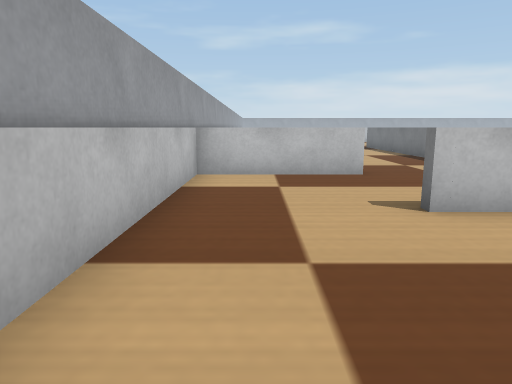
View 1 (above)

18 first-person views from a walk through a world built for the Webots simulator. The camera is 0.05 m above the floor, tilts 10° down and sees 70° across. The floor is counted in squares, 0.05 m on a side. Each view is taken from the middle of a square. On the plan, view 1 faces up. The plan holds only what a view shows up to about 13 squares ahead; the rest is blank. The place goes on beyond the plan. The robots in the file are not drawn. Webots' stock objects and surfaces are drawn as simple stand-ins.

View 2
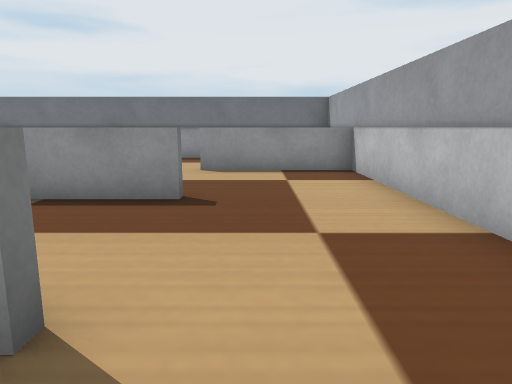

View 3
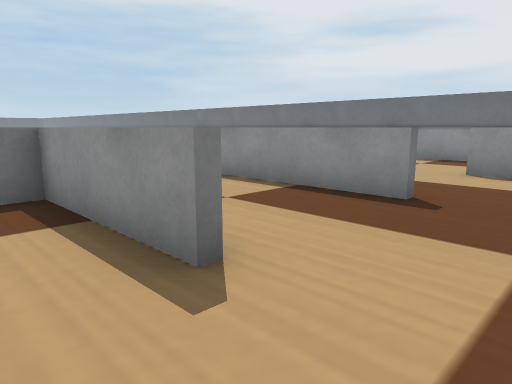

View 4
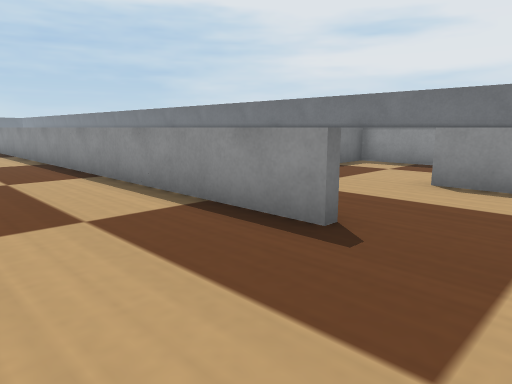

View 5
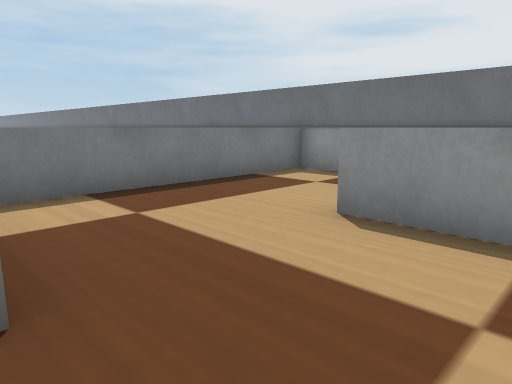

View 6
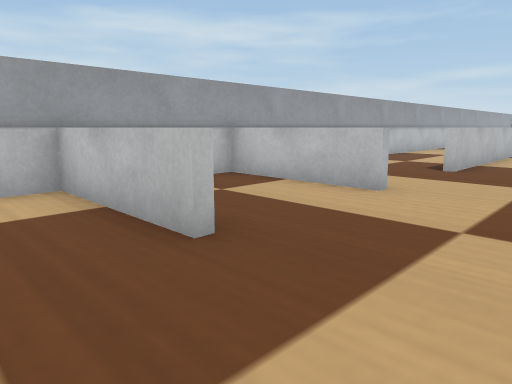

View 7
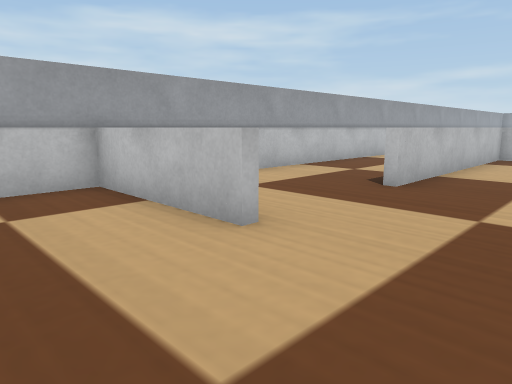

View 8
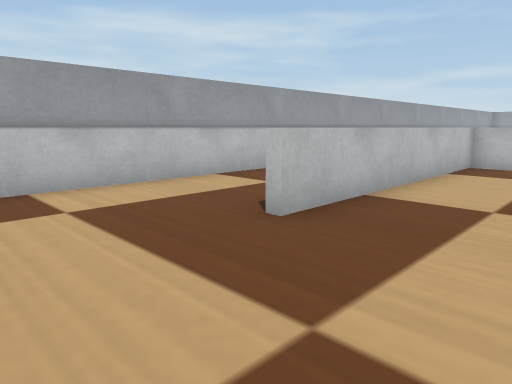

View 9
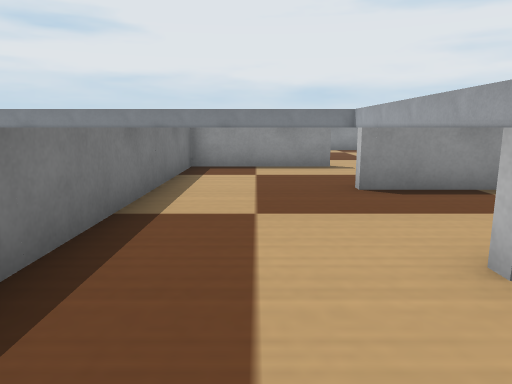

View 10
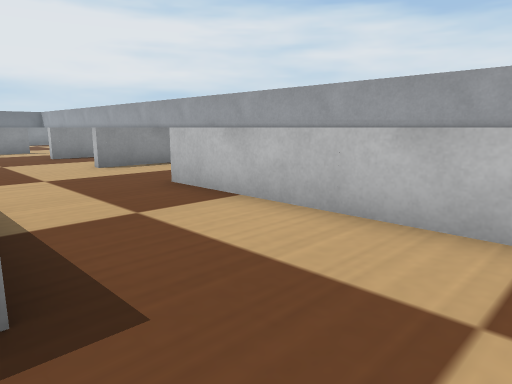

View 11
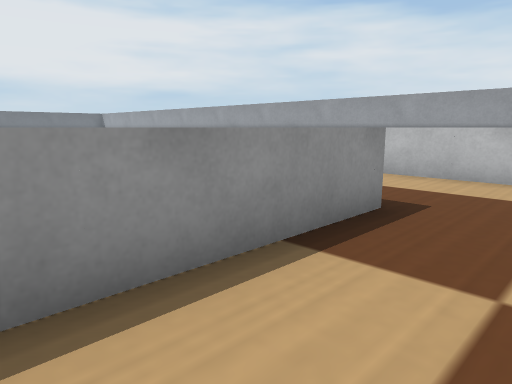

View 12
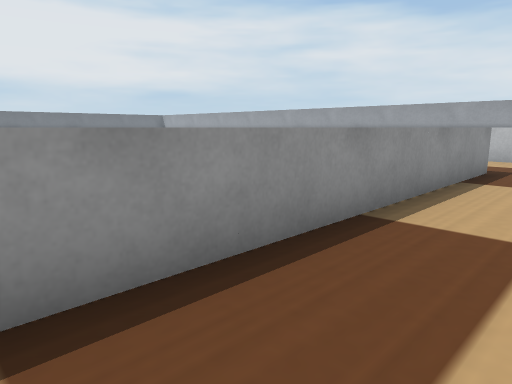

View 13
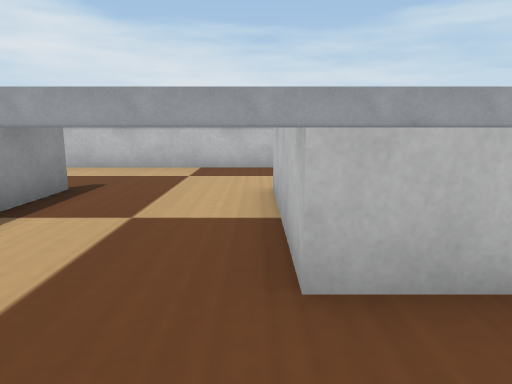

View 14
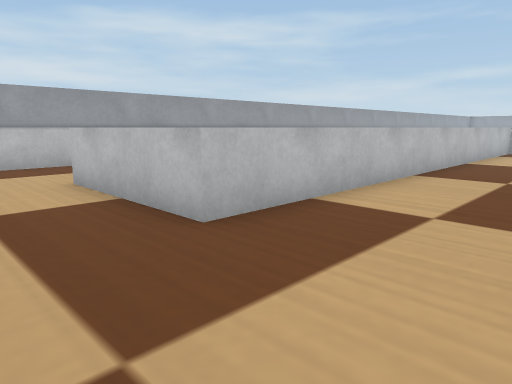

View 15
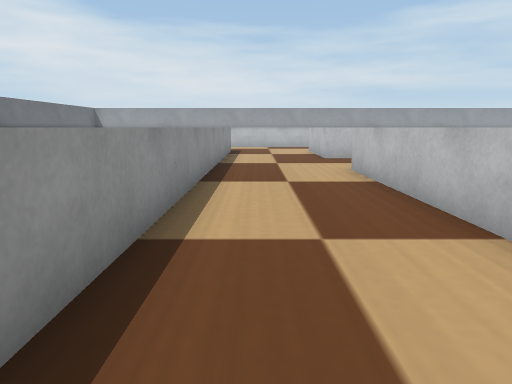

View 16
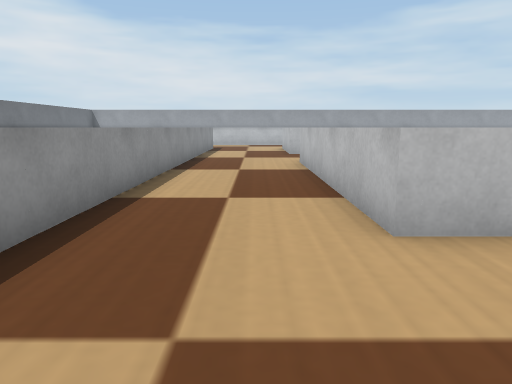

View 17
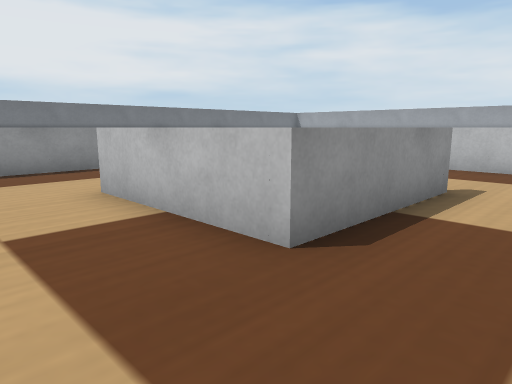

View 18
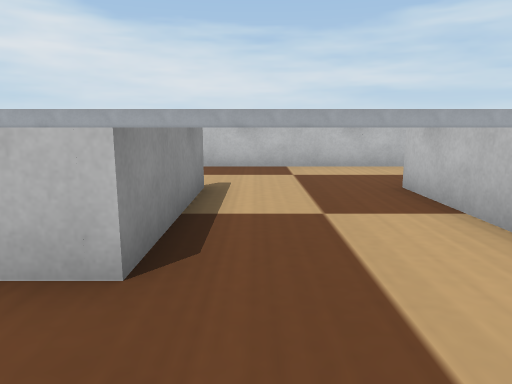

### Floor plan
Key: @ floor where view 1 was taken; # wall or solid block; . floor; = window, fence, low wall or low ledge; P pillar; O other object.
Columns run from 2 left of view 1 to 20 right of it. Each row starts with its distance up from view 1.
 21  #  =........ ....
 20 ##. =.............
 19 #O..P...P==P===P==
 18 ##..=...=
 17 ##..=...=
 16 ##..=...=
 15 #P..P...O.
 14 ##......=.
 13 ##......=. =
 12 # ==P...P. P ..P==
 11 ##==#...=. ==.. ===
 10 ##......=..==.........
  9 ##......=..==.........
  8 # ==P...P..P ..P===P..
  7 ##......=..=       =..
  6 ##......=..        =.
  5 ##..#====..        =.
  4 #P..P===P...===P===...
  3 ##.....................
  2 ##....................
  1 #P..P===P==O===P===P
  0 ##@.....=
 -1 ##......=
 -2 ##......=
 -3   ==P...P
 -4  #   ...=
 -5  #   ...=
 -6  #   ### #####
 -7   #########

Where each view was taken, in squares from view 1:
view 1: 0 up, 0 right, facing up
view 2: 6 up, 1 right, facing down
view 3: 6 up, 0 right, facing down-right
view 4: 4 up, 0 right, facing down-right
view 5: 1 up, 0 right, facing down-right
view 6: 6 up, 5 right, facing up-left
view 7: 9 up, 5 right, facing up-left
view 8: 12 up, 5 right, facing up-left
view 9: 14 up, 4 right, facing down
view 10: 21 up, 6 right, facing down-left
view 11: 21 up, 10 right, facing down-left
view 12: 21 up, 15 right, facing down-left
view 13: 4 up, 8 right, facing left
view 14: 2 up, 9 right, facing up-left
view 15: 2 up, 18 right, facing left
view 16: 3 up, 20 right, facing left
view 17: 10 up, 19 right, facing down-left
view 18: 9 up, 19 right, facing left
